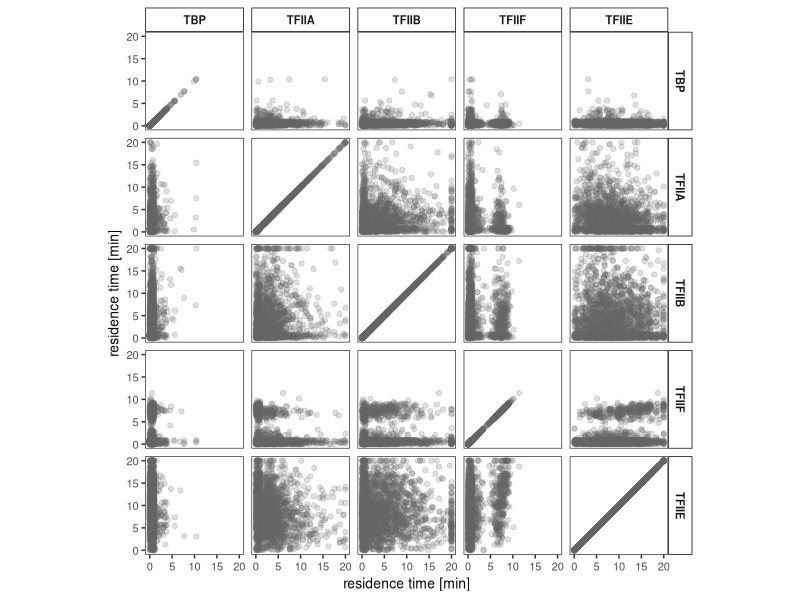
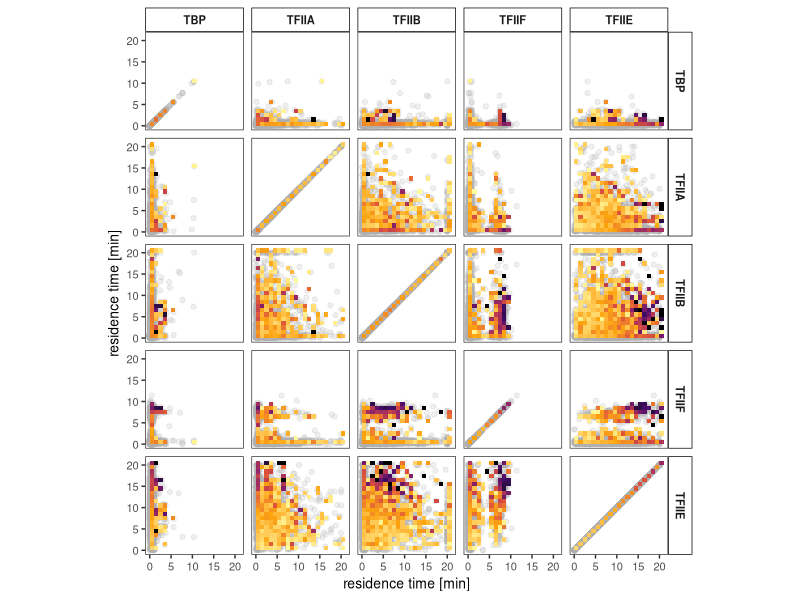

Source code (R) for these figures, in order:
rm(list = ls())

library(tidyverse)
library(GGally)
library(RColorBrewer)
library(viridis)

set.seed(42)

# upload synthesis rates for coloring
synthesisRates = read.csv("data/synthesisRates.csv") %>% 
  mutate(cropped = ifelse(synthesis_perCell_perMin > 1.5, 1.5, synthesis_perCell_perMin))

# upload table replace <1 min with a random number between 0-1
resTimes = read.csv("data/residence_times_all.csv") %>% 
  pivot_longer(cols = TBP:TFIIF, names_to = "factorName", values_to = "resTime", values_drop_na = TRUE) %>% 
  distinct()

combinations = resTimes %>% 
  dplyr::select(gene, factorName) %>% 
  mutate(factorName_x = factor(factorName, levels = c("TBP", "TFIIA", "TFIIB", 
                                                      "TFIIF", "TFIIE"))) %>% 
  mutate(factorName_y = factor(factorName, levels = c("TBP", "TFIIA", "TFIIB", 
                                                      "TFIIF", "TFIIE"))) %>% 
  tidyr::expand(gene, factorName_x, factorName_y)

plotResTime = resTimes %>% 
  mutate(randNum = runif(nrow(resTimes), min=0, max=1)) %>% 
  mutate(resTimesNum = ifelse(resTime == "<1", randNum, as.numeric(resTime))) %>% 
  mutate(resTimesNumCropped = ifelse(resTimesNum > 20, 20, resTimesNum)) %>% 
  dplyr::select(-c(peakName, resTime, randNum, resTimesNum))

plotData = combinations %>% 
  left_join(plotResTime, by = c("gene" = "gene", "factorName_x" = "factorName")) %>% 
  dplyr::rename(x = resTimesNumCropped) %>% 
  left_join(plotResTime, by = c("gene" = "gene", "factorName_y" = "factorName")) %>% 
  dplyr::rename(y = resTimesNumCropped) %>% 
  left_join(synthesisRates)

plotData$factorName_x = factor(plotData$factorName_x, levels = c("TBP", "TFIIA", "TFIIB", 
                                                                 "TFIIF", "TFIIE"))
plotData$factorName_y = factor(plotData$factorName_y, levels = c("TBP", "TFIIA", "TFIIB", 
                                                                 "TFIIF", "TFIIE"))

p = ggplot(plotData, aes(x = x, y = y))
p + geom_point(alpha = 0.2, color = "grey40") +
  theme_bw() +
  facet_grid(factorName_y ~ factorName_x) +
  theme(panel.background = element_rect(fill = "transparent"), # bg of the panel
        plot.background = element_rect(fill = "transparent", color = NA),
        legend.background = element_rect(fill = "transparent"),
        text = element_text(size=10),
        strip.background=element_rect(colour="black",
                                      fill="white"),
        strip.text = element_text(face = "bold"),
        panel.grid.major = element_blank(), 
        panel.grid.minor = element_blank()) +
  xlab("residence time [min]") +
  ylab("residence time [min]") + coord_fixed()
#ggsave("figures/panels/fig4/compare_resTimes_individual_factors.pdf", width = 14, height = 14, units = "cm")


  
p = ggplot(plotData, aes(x = x, y = y, z = cropped))
p + geom_point(alpha = 0.2, color = "grey70") +
  stat_summary_2d(data = plotData %>% dplyr::filter(!is.na(cropped)), 
                  bins = 20, color = "transparent") +
  theme_bw() +
  facet_grid(factorName_y ~ factorName_x) +
  theme(panel.background = element_rect(fill = "transparent"), # bg of the panel
        plot.background = element_rect(fill = "transparent", color = NA),
        legend.background = element_rect(fill = "transparent"),
        text = element_text(size=10),
        strip.background=element_rect(colour="black",
                                      fill="white"),
        strip.text = element_text(face = "bold"),
        panel.grid.major = element_blank(), 
        panel.grid.minor = element_blank(), 
        legend.position = "none") +
  xlab("residence time [min]") +
  ylab("residence time [min]") +
  scale_fill_viridis_c(option = "B", direction = -1)+
  coord_fixed()
#ggsave("figures/panels/fig4/compare_resTimes_individual_factors_synthesisRate.pdf", width = 14, height = 14, units = "cm")
